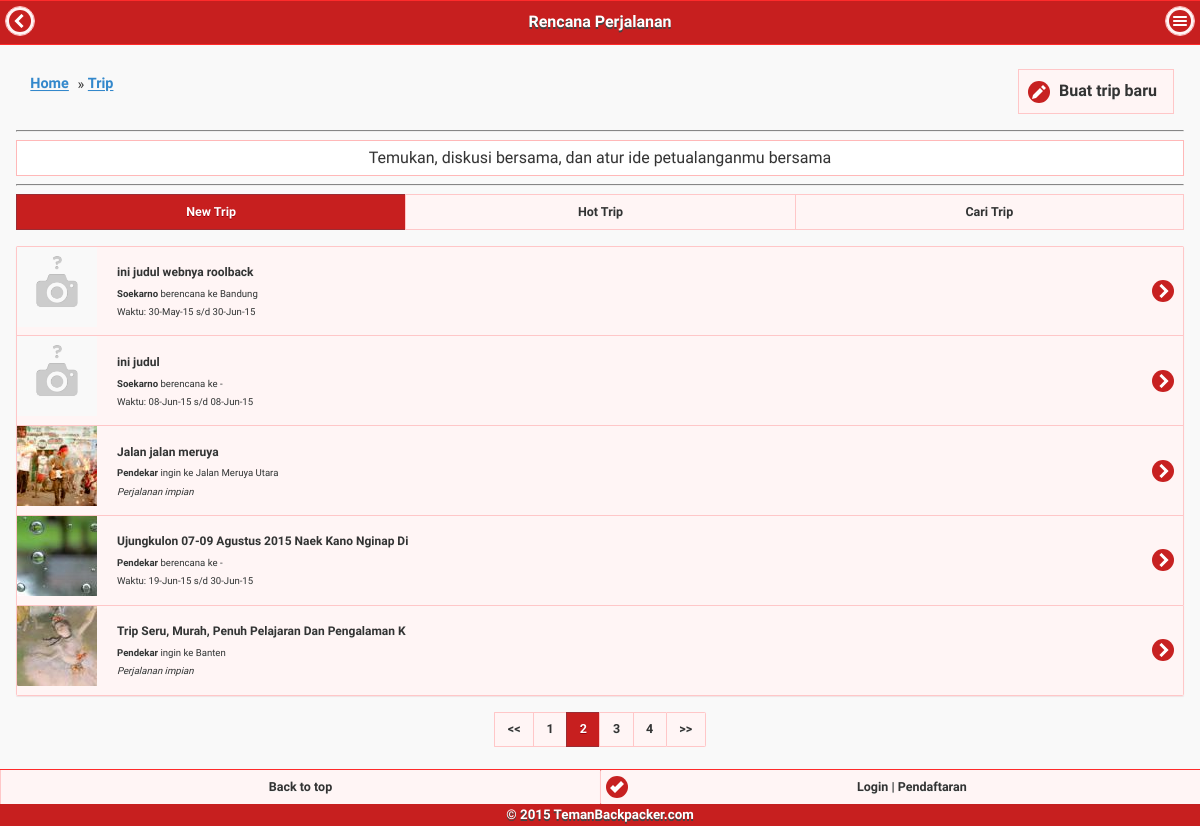
The app's page /trip.php?page=2 with its own data.
### tables this page shows
CREATE TABLE IF NOT EXISTS `tb_trip` (
  `trip_id` int(11) NOT NULL,
  `trip_user_id` int(11) NOT NULL,
  `trip_judul` varchar(50) DEFAULT NULL,
  `trip_tujuan` varchar(100) DEFAULT NULL,
  `trip_tujuan_geolat` double DEFAULT NULL,
  `trip_tujuan_geolng` double DEFAULT NULL,
  `trip_asal` varchar(100) DEFAULT NULL,
  `trip_asal_lat` double DEFAULT NULL,
  `trip_asal_lng` double DEFAULT NULL,
  `trip_jenis` char(2) DEFAULT NULL,
  `trip_kategori` char(2) DEFAULT NULL,
  `trip_date1` date DEFAULT NULL,
  `trip_date2` date DEFAULT NULL,
  `trip_detail` text,
  `trip_flag_comm` char(1) DEFAULT '0' COMMENT '1: ijinkan komentar | 0: tidak diijinkan komentar',
  `trip_flag_join` char(1) DEFAULT '0' COMMENT '1: ijinkan join | 0: tidak diijinkan join',
  `trip_created_date` timestamp NOT NULL DEFAULT CURRENT_TIMESTAMP,
  `trip_stats` int(11) NOT NULL DEFAULT '0',
  PRIMARY KEY (`trip_id`),
  KEY `idx_cari_tgl` (`trip_date1`,`trip_date2`)
);

### _include/db_function.php (called while the page is built, shortened)
<?php
include_once dirname(__FILE__).DIRECTORY_SEPARATOR.'fungsi.php';
$database = new mysqli(DBHOST, DBUSER, DBPASS, DBNAME);
$db =& $database;
function good_query($string, $debug=0)
{
    global $db;
    $result = $db->query($string);
    return $result;
}
?>

### _include/fungsi.php (called while the page is built, shortened)
<?php
function make_seo_name($title)
{
	return preg_replace('/[^a-z0-9_-]/i', '', strtolower(str_replace(' ', '-', trim($title))));
}
?>

### _include/trip.php (the view, shortened to what this page needs)
<?php
if(@$statuskoneksi != 'connected'){
	require_once dirname(__FILE__).DIRECTORY_SEPARATOR.'db_function.php';
}
function Tripnya ($sql)
{
    $result = good_query($sql);
    $arr = array();
    while ($row = mysqli_fetch_assoc($result)){
        $tujuan = "-";
        if (!empty($row['trip_tujuan'])) {
            $tujuan = implode(",", array_slice(explode(",", $row['trip_tujuan']), 0, 1));
        }
       if (trim($row['trip_date1']) == '0000-00-00'){
           $trip_date = "<i>Perjalanan impian</i>";
           $konjungsi = " ingin";
       }else{
           $trip_date = "Waktu: ".tanggalan($row['trip_date1']) ." s/d ". tanggalan($row['trip_date2']);
           $konjungsi = " berencana";
       }
       if (!empty($row['trip_gambar'])) {
            $foto = $row['trip_gambar'];
        } else {
            $foto = "default.gif";
        }
        $label = "<b>". $row['user_username'] ."</b>". $konjungsi ." ke ". $tujuan;
        if (!empty(@$row['distance'])){
            $arr[] = array("trip_id"            => $row['trip_id'],
                        "trip_judul"            => $row['trip_judul'],
                        "href"                  => URLSITUS . 'trip/lihat/' . make_seo_name($row['trip_judul']) . '/' . $row['trip_id'] .'/',
                        "label"                 => $row['user_username'],
                        "trip_created_date"     => $row['trip_created_date'],
                        "chat"                  => @$row['chat'],
                        "trip_gambar"           => $foto,
                        "trip_date"             => $trip_date,
                        "label"                 => $label,
                        "distance"              => $row['distance']
                        );
        }else{
            $arr[] = array("trip_id"            => $row['trip_id'],
                        "trip_judul"            => $row['trip_judul'],
                        "label"                 => $row['user_username'],
                        "trip_created_date"     => $row['trip_created_date'],
                        "chat"                  => @$row['chat'],
                        "trip_gambar"           => $foto,
                        "trip_date"             => $trip_date,
                        "label"                 => $label
                        );
        }
    }
    return $arr;
}
function Trip_load_new($page, $batas)
{
    $posisi = (int) $batas * ( (int) $page-1);
    $sql = "select *
            from v_trip_list
            limit {$posisi}, {$batas}" ;
    return Tripnya($sql);
}
function Trip_load_hot()
{
$sql ="select ( ((a.trip_stats)*0.3) + ((select count(1) from tb_chat b where b.chat_trip_id = a.trip_id)*0.7) ) as point,
        a.*
        from v_trip_list a
        where a.trip_created_date between date_sub(now(),INTERVAL 4 WEEK) and now()
        and (a.trip_date2 > now() OR a.trip_date2 = '0000-00-00')
        order by point desc limit 0, 10";
    return Tripnya($sql);
}
function Trip_list($trip_list) {
    if (empty($trip_list)) {
        echo 'Data Trip tidak ditemukan';
    } else {
        foreach ($trip_list as $t) {
            echo '<li>
                    <a href="' . URLSITUS . 'trip/lihat/' . make_seo_name($t['trip_judul']) . '/' . $t['trip_id'] . '/" data-ajax="false">
                        <img src="' . URLSITUS . '_gambar/galeri/thumb2/' . $t['trip_gambar'] . '" class="ui-li-thumb">
                        <p class="normalin"><b>' . $t['trip_judul'] .'</b></p>
                        <p class="hrfKecilBgt">' . @$t['label'] . '</p>
                        <p class="hrfKecilBgt normalin">' . $t['trip_date'] . '</p>
                    </a>
                 </li>';
        }
    }
}
?>

### css/tb.css (style rules this page uses)
.hrfKecilBgt { font-size: .6em !important; }
.normalin { white-space:normal !important; }

### records on screen
tb_trip: trip_date1 "berencana", trip_tujuan "Bandung"
tb_trip: trip_judul "ini judul", user_username "Soekarno", trip_date1 "berencana", trip_date "Waktu: 08-Jun-15 s/d 08-Jun-15"
tb_trip: shows a picture, trip_judul "Jalan jalan meruya", user_username "Pendekar", trip_date1 "ingin", trip_tujuan "Jalan Meruya Utara", shows "Perjalanan impian"
tb_trip: shows a picture, trip_judul "Ujungkulon 07-09 Agustus 2015 Naek Kano Nginap Di", user_username "Pendekar", trip_date1 "berencana", trip_date "Waktu: 19-Jun-15 s/d 30-Jun-15"
tb_trip: shows a picture, trip_judul "Trip Seru, Murah, Penuh Pelajaran Dan Pengalaman K", user_username "Pendekar", trip_date1 "ingin", trip_tujuan "Banten", shows "Perjalanan impian"

### other values on screen
$title "Rencana Perjalanan"
$url['text'] "Home"
$url['text'] "Trip"
$t['trip_judul'] "ini judul webnya roolback"
$row['user_username'] "Soekarno"
$t['trip_date'] "Waktu: 30-May-15 s/d 30-Jun-15"
